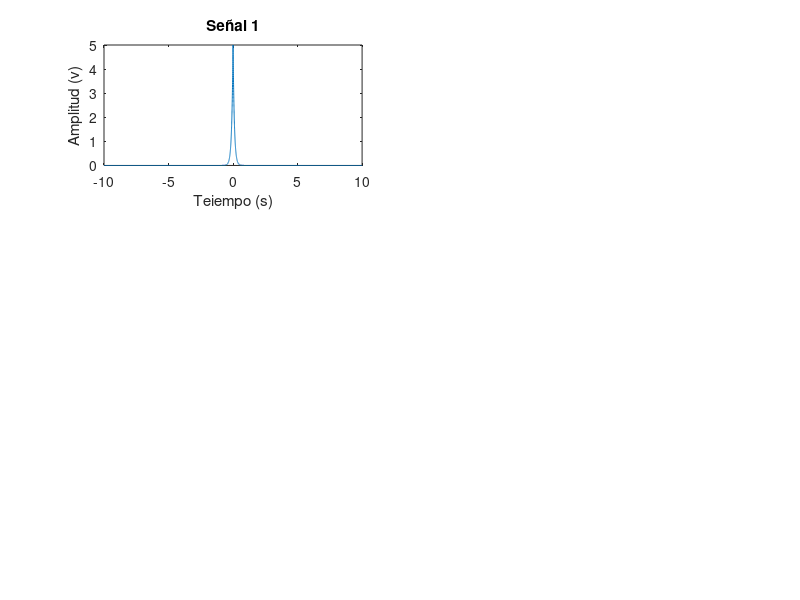

Write MATLAB code to recreate this figure.

% Señal 1:
%Definir um vetor de -10 hasta 10 valendo 0 (9.9 segundos)
%Su energia es 2.16 J.

%Definindo los parametros
A = 5;
a = 10;
t = 0.2;

%A) Calculando la frecuencia máxima, mínima y de mostreo
fmax = 6 / t;
fmin = 2 * fmax;
fs = 8 * fmin;
disp("Frecuencia de mostreo: " + fs);

%B) representando la señal
ts= 1/fs;
t=-10:ts:10;
x = A * exp(-a * abs(t));

figure;
subplot(3,2,1);
plot(t,x);
title("Señal 1");
xlabel("Teiempo (s)");
ylabel("Amplitud (v)");

 
% Señal 2:
%Su energia es 18.4 J.


%C) Para la energia, es necessario converter la integral en un sumatorio
%del modulo del senal ao quadrado normalizada pela frecuencia de mostreo
%Para la potencia normalizamos el sumatorio por N (numero de muestras)